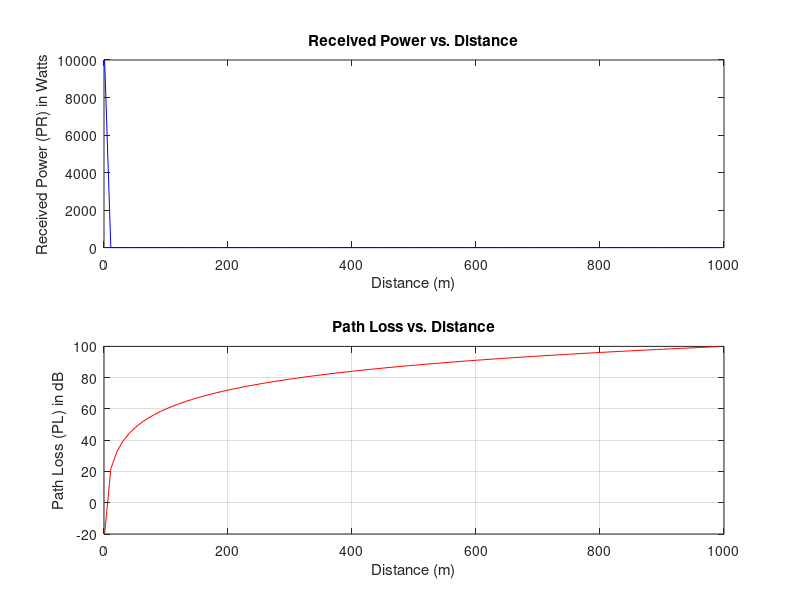

Source code (MATLAB):
d = 1:10:1000;
h_t = 10;
h_r = 2;
p_t = 100;
G_t = 0.5;
G_r = 0.5;
PR = zeros(size(d));
PL_dB = zeros(size(d));
for i = 1:length(d)
    PR(i) = p_t * G_t * G_r * (h_t^2 * h_r^2) / d(i)^4;
    PL_linear = p_t / PR(i);
    PL_dB(i) = 10 * log10(PL_linear);
end

% Plot PR and PL_dB
figure;
subplot(2, 1, 1);
plot(d, PR, 'b');
xlabel('Distance (m)' );
ylabel('Received Power (PR) in Watts');
title('Received Power vs. Distance');

subplot(2, 1, 2);
plot(d, PL_dB, 'r');
xlabel('Distance (m)');
ylabel('Path Loss (PL) in dB');
title('Path Loss vs. Distance');

% Display the plot
grid on;
